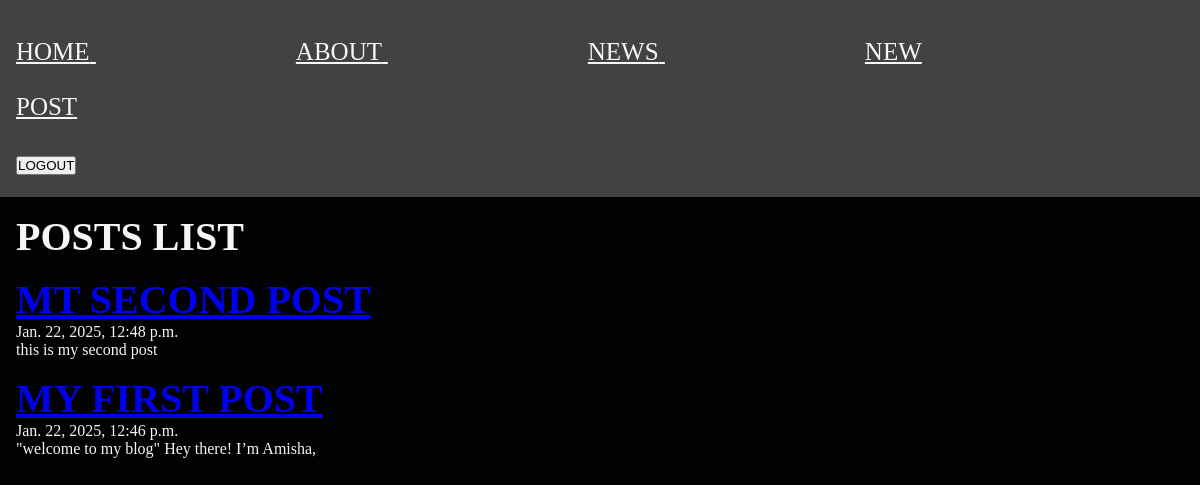
The page /posts/ (signed in) on the database its author committed.
### posts/models.py (models this page shows, shortened)
class Post(models.Model):
    title = models.CharField(max_length=75)
    body  = models.TextField()
    slug  = models.SlugField()
    date  = models.DateTimeField(auto_now_add=True)
    banner=models.ImageField(default='fallback.png',blank=True)

### posts/views.py (the view)
# urls.py: path('',views.posts_list,name="list"),
def posts_list(request):
    posts = Post.objects.all().order_by('-date')
    return render(request, 'posts/posts_list.html', {'posts':posts})

### posts/templates/posts/posts_list.html (shortened to what this page needs)
{% extends "layout.html" %}
 {% block content%}
 <section>
 <h1>POSTS LIST</h1>
  {% for post in posts %}
  <article class="post">
    <h2>
        <a href="{% url 'posts:page' slug=post.slug %}">
            {{ post.title }}
        </a>
    </h2>
    <p>{{ post.date }}</p>
    <p>{{ post.body }}</p>
  </article>
  {% endfor %}
</section>
 {% endblock %}

### static/css/style.css (style rules this page uses)
* { margin: 0; padding: 0; box-sizing: border-box; }
body { min-height: 100vh; background-color: rgb(3, 2, 2); color: whitesmoke; font-size: 3rem; }
section { display: flex; flex-flow: column; gap: 1rem; }
h1, h2 { font-size: 2.5rem; }
p { font-size: 1rem; }

### rows shown on the page
Post: title "MT SECOND POST", date "Jan. 22, 2025, 12:48 p.m.", body "this is my second post"
Post: title "MY FIRST POST", date "Jan. 22, 2025, 12:46 p.m.", body "\"welcome to my blog\" Hey there! I’m Amisha,"
